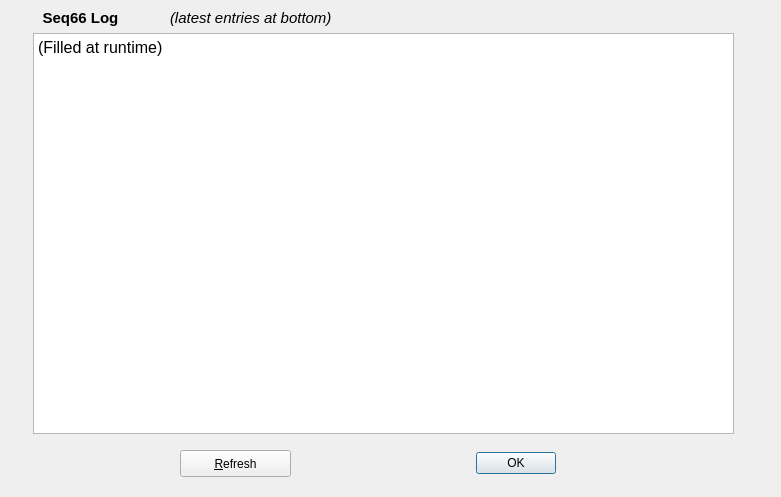
<?xml version="1.0" encoding="UTF-8"?>
<ui version="4.0">
 <class>qslogview</class>
 <widget class="QDialog" name="qslogview">
  <property name="geometry">
   <rect>
    <x>0</x>
    <y>0</y>
    <width>781</width>
    <height>497</height>
   </rect>
  </property>
  <property name="windowTitle">
   <string>Seq66 Log</string>
  </property>
  <widget class="QTextBrowser" name="textBrowser">
   <property name="geometry">
    <rect>
     <x>33</x>
     <y>33</y>
     <width>701</width>
     <height>401</height>
    </rect>
   </property>
   <property name="html">
    <string>&lt;!DOCTYPE HTML PUBLIC &quot;-//W3C//DTD HTML 4.0//EN&quot; &quot;http://www.w3.org/TR/REC-html40/strict.dtd&quot;&gt;
&lt;html&gt;&lt;head&gt;&lt;meta name=&quot;qrichtext&quot; content=&quot;1&quot; /&gt;&lt;meta charset=&quot;utf-8&quot; /&gt;&lt;style type=&quot;text/css&quot;&gt;
p, li { white-space: pre-wrap; }
hr { height: 1px; border-width: 0; }
li.unchecked::marker { content: &quot;\2610&quot;; }
li.checked::marker { content: &quot;\2612&quot;; }
&lt;/style&gt;&lt;/head&gt;&lt;body style=&quot; font-family:'Noto Sans'; font-size:12pt; font-weight:400; font-style:normal;&quot;&gt;
&lt;p style=&quot; margin-top:0px; margin-bottom:0px; margin-left:0px; margin-right:0px; -qt-block-indent:0; text-indent:0px;&quot;&gt;(Filled at runtime)&lt;/p&gt;&lt;/body&gt;&lt;/html&gt;</string>
   </property>
   <property name="openLinks">
    <bool>false</bool>
   </property>
  </widget>
  <widget class="QDialogButtonBox" name="buttonBox">
   <property name="geometry">
    <rect>
     <x>460</x>
     <y>450</y>
     <width>111</width>
     <height>27</height>
    </rect>
   </property>
   <property name="maximumSize">
    <size>
     <width>200</width>
     <height>16777215</height>
    </size>
   </property>
   <property name="orientation">
    <enum>Qt::Orientation::Horizontal</enum>
   </property>
   <property name="standardButtons">
    <set>QDialogButtonBox::StandardButton::Ok</set>
   </property>
   <property name="centerButtons">
    <bool>true</bool>
   </property>
  </widget>
  <widget class="QLabel" name="panelLabel">
   <property name="geometry">
    <rect>
     <x>30</x>
     <y>9</y>
     <width>101</width>
     <height>18</height>
    </rect>
   </property>
   <property name="font">
    <font>
     <pointsize>11</pointsize>
     <bold>true</bold>
    </font>
   </property>
   <property name="text">
    <string>Seq66 Log</string>
   </property>
   <property name="alignment">
    <set>Qt::AlignmentFlag::AlignCenter</set>
   </property>
  </widget>
  <widget class="QPushButton" name="buttonRefresh">
   <property name="geometry">
    <rect>
     <x>180</x>
     <y>450</y>
     <width>111</width>
     <height>27</height>
    </rect>
   </property>
   <property name="maximumSize">
    <size>
     <width>200</width>
     <height>16777215</height>
    </size>
   </property>
   <property name="text">
    <string>&amp;Refresh</string>
   </property>
  </widget>
  <widget class="QLabel" name="label">
   <property name="geometry">
    <rect>
     <x>170</x>
     <y>8</y>
     <width>291</width>
     <height>19</height>
    </rect>
   </property>
   <property name="font">
    <font>
     <pointsize>11</pointsize>
     <italic>true</italic>
    </font>
   </property>
   <property name="text">
    <string>(latest entries at bottom)</string>
   </property>
  </widget>
 </widget>
 <tabstops>
  <tabstop>textBrowser</tabstop>
 </tabstops>
 <resources/>
 <connections>
  <connection>
   <sender>buttonBox</sender>
   <signal>accepted()</signal>
   <receiver>qslogview</receiver>
   <slot>accept()</slot>
   <hints>
    <hint type="sourcelabel">
     <x>248</x>
     <y>254</y>
    </hint>
    <hint type="destinationlabel">
     <x>157</x>
     <y>274</y>
    </hint>
   </hints>
  </connection>
  <connection>
   <sender>buttonBox</sender>
   <signal>rejected()</signal>
   <receiver>qslogview</receiver>
   <slot>reject()</slot>
   <hints>
    <hint type="sourcelabel">
     <x>316</x>
     <y>260</y>
    </hint>
    <hint type="destinationlabel">
     <x>286</x>
     <y>274</y>
    </hint>
   </hints>
  </connection>
 </connections>
</ui>
